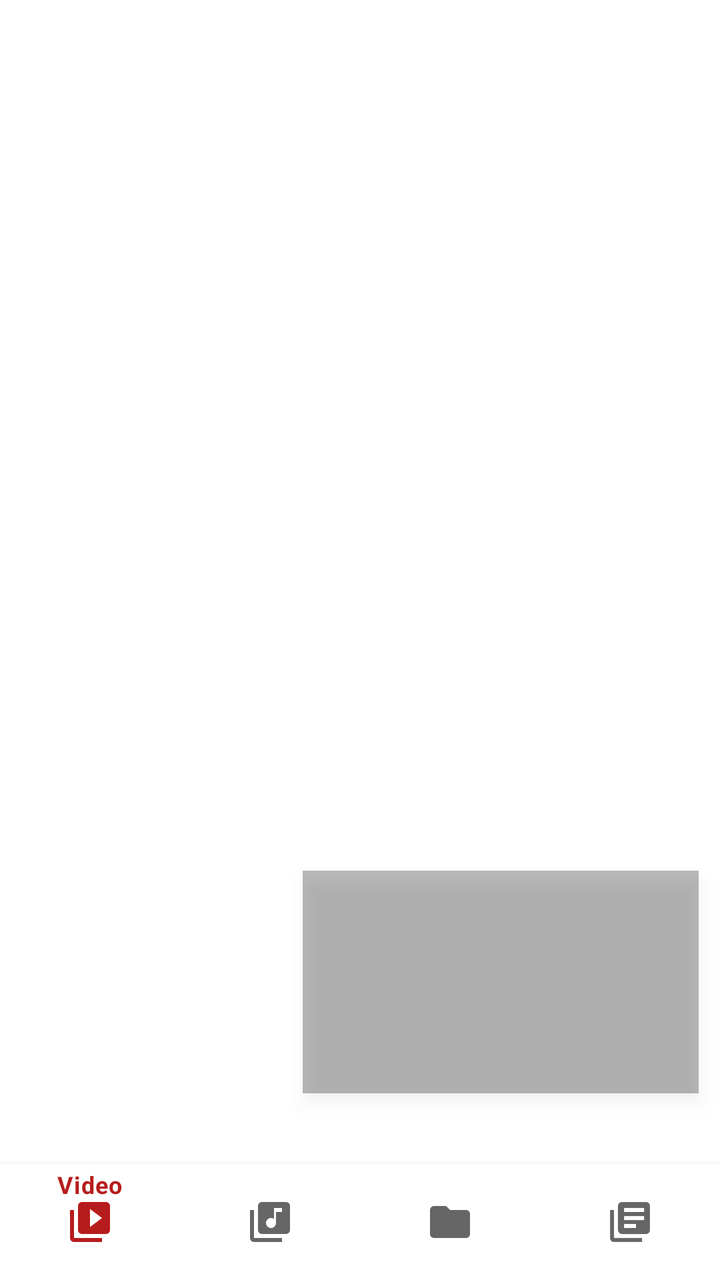
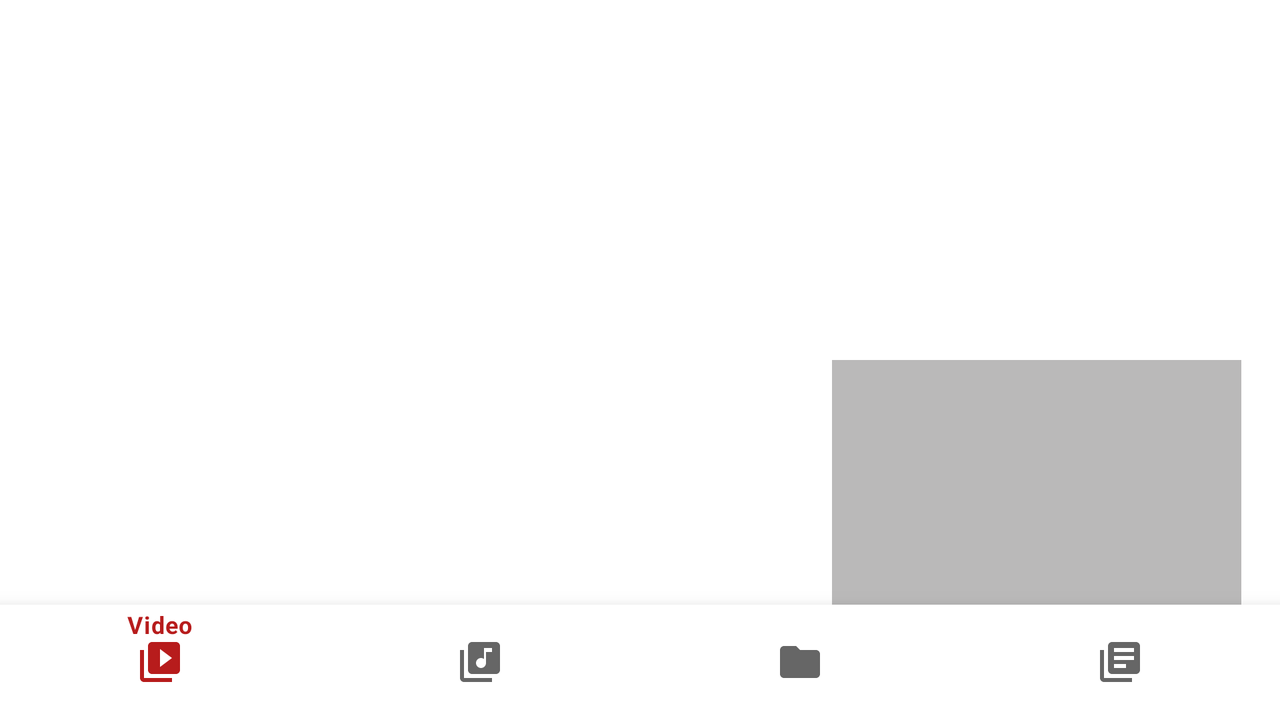

The same Android screen from two of the app's own layout files: first res/layout/ as a phone draws it, then the repository's variant for another configuration, drawn on a device whose configuration selects that folder. Both files follow.
<!-- AndroidManifest.xml: application theme Theme.PlayVideo -->
<!-- res/layout/activity_home.xml -->
<?xml version="1.0" encoding="utf-8"?>
<androidx.constraintlayout.widget.ConstraintLayout xmlns:android="http://schemas.android.com/apk/res/android"
    xmlns:app="http://schemas.android.com/apk/res-auto"
    xmlns:tools="http://schemas.android.com/tools"
    android:layout_width="match_parent"
    android:id="@+id/rootContainer"
    android:fitsSystemWindows="true"
    android:background="@color/background_color_dd"
    android:layout_height="match_parent"
    tools:context=".HomeActivity.Home">


  

    <FrameLayout
        android:id="@+id/frmHomeContainer"
        android:layout_width="0dp"
        android:layout_height="0dp"
        app:layout_constraintBottom_toTopOf="@id/bottomNavigation"
        app:layout_constraintEnd_toEndOf="parent"
        app:layout_constraintStart_toStartOf="parent"
        app:layout_constraintTop_toTopOf="parent" >
    </FrameLayout>



    <androidx.constraintlayout.widget.ConstraintLayout
        android:id="@+id/frmVideoContainer"
        android:layout_width="0dp"
        android:layout_height="0dp"
        android:alpha="1"
        android:elevation="5dp"
        app:layout_constraintDimensionRatio="h,16:9"
        app:layout_constraintEnd_toEndOf="@+id/guidelineMarginEnd"
        app:layout_constraintStart_toStartOf="@+id/guidelineVertical"
        app:layout_constraintTop_toBottomOf="@+id/guidelineHorizontal"
        android:layout_marginBottom="20dp"
        tools:background="@color/black_shedow"
        >



      <ImageButton
          style="@style/AppTheme.TransperentCircule.ImageButton"
          android:id="@+id/videoViewDismis"
          android:elevation="7dp"
          android:layout_width="wrap_content"
          android:layout_height="wrap_content"
          android:src="@drawable/ic_baseline_clear_24_white"
          app:layout_constraintRight_toRightOf="parent"
          app:layout_constraintTop_toTopOf="parent"
          android:layout_marginTop="0dp"
          android:visibility="invisible"
          android:layout_marginRight="0dp" />

    </androidx.constraintlayout.widget.ConstraintLayout>

  <androidx.constraintlayout.widget.ConstraintLayout
      android:layout_width="0dp"
      android:layout_height="0dp"
      android:background="@color/transperent"
      android:elevation="1dp"
      android:visibility="invisible"
      android:id="@+id/frm_audio_container"
      app:layout_constraintBottom_toTopOf="@+id/bottomNavigation"
      app:layout_constraintEnd_toEndOf="parent"
      app:layout_constraintStart_toStartOf="parent"
      app:layout_constraintTop_toBottomOf="@+id/guideLine_musicView" />

    <androidx.constraintlayout.widget.ConstraintLayout
        android:id="@+id/frmDetailsContainer"
        android:layout_width="0dp"
        android:layout_height="0dp"
        android:visibility="visible"
        android:elevation="1dp"
        app:layout_constraintBottom_toBottomOf="parent"
        app:layout_constraintEnd_toEndOf="parent"
        app:layout_constraintStart_toStartOf="parent"
        app:layout_constraintTop_toBottomOf="@+id/frmVideoContainer" />


  <androidx.constraintlayout.widget.Guideline
      android:id="@+id/guideLine_musicView"
      android:layout_width="wrap_content"
      android:layout_height="wrap_content"
      android:orientation="horizontal"
      app:layout_constraintGuide_percent="0.83" />

    <androidx.constraintlayout.widget.Guideline
        android:id="@+id/guidelineHorizontal"
        android:layout_width="wrap_content"
        android:layout_height="wrap_content"
        android:orientation="horizontal"
        app:layout_constraintGuide_percent="0.68" />

  <androidx.constraintlayout.widget.Guideline
      android:id="@+id/guidelineVertical"
      android:layout_width="wrap_content"
      android:layout_height="wrap_content"
      android:orientation="vertical"
      app:layout_constraintGuide_percent="0.42" />


    <View
        android:id="@+id/bottomBackground"
        android:layout_width="0dp"
        android:layout_height="0dp"
        app:layout_constraintBottom_toBottomOf="parent"
        app:layout_constraintLeft_toLeftOf="parent"
        app:layout_constraintRight_toRightOf="parent"
        app:layout_constraintTop_toBottomOf="@id/guidelineBottom" >
    </View>

  <com.google.android.material.bottomnavigation.BottomNavigationView
      android:id="@+id/bottomNavigation"
      android:layout_width="0dp"
      android:layout_height="0dp"
      android:elevation="0dp"
      android:background="@color/background_color_dd"
      android:theme="@style/BottomNavigationTheme"
      app:layout_constraintBottom_toBottomOf="parent"
      app:layout_constraintLeft_toLeftOf="parent"
      app:layout_constraintRight_toRightOf="parent"
      app:layout_constraintTop_toBottomOf="@id/guidelineBottom"
      app:menu="@menu/bottom_navigation_menu" />

    <androidx.constraintlayout.widget.Guideline
        android:id="@+id/guidelineBottom"
        android:layout_width="wrap_content"
        android:layout_height="wrap_content"
        android:orientation="horizontal"
        app:layout_constraintGuide_percent="0.91" />

    <androidx.constraintlayout.widget.Guideline
        android:id="@+id/guidelineMarginEnd"
        android:layout_width="wrap_content"
        android:layout_height="wrap_content"
        android:orientation="vertical"
        app:layout_constraintGuide_percent="0.97" />

  <androidx.constraintlayout.widget.Guideline
      android:id="@+id/guidelineMazinSearchView"
      android:layout_width="wrap_content"
      android:layout_height="wrap_content"
      android:orientation="horizontal"
      app:layout_constraintGuide_percent="1" />
  <androidx.constraintlayout.widget.ConstraintLayout
      android:id="@+id/searchViewContainer"
      android:layout_width="0dp"
      android:layout_height="0dp"
      app:layout_constraintStart_toStartOf="parent"
      app:layout_constraintEnd_toEndOf="parent"
      app:layout_constraintBottom_toBottomOf="parent"
      app:layout_constraintTop_toTopOf="@id/guidelineMazinSearchView"
      android:elevation="0dp"/>

</androidx.constraintlayout.widget.ConstraintLayout>
<!-- resources referenced by this layout -->
<resources>
  <color name="background_color_dd">#FFFFFF</color>
  <color name="black_shedow">#4D1C1A1A</color>
  <color name="transperent">#0000</color>
  <style name="AppTheme.TransperentCircule.ImageButton" parent="Widget.AppCompat.ImageButton">
          <item name="android:background">@drawable/btn_transperent_circel</item>
          <item name="android:padding">5dp</item>
      </style>
  <style name="BottomNavigationTheme" parent="Widget.Design.BottomNavigationView">
          <item name="colorPrimary">#B71C1C</item>
          <item name="background">@color/background_color_dd</item>
          <item name="color">#B71C1C</item>
      </style>
  
      //image round
  <style name="Theme.PlayVideo" parent="Theme.MaterialComponents.DayNight.NoActionBar">
          
          <item name="colorPrimary">@color/red</item>
          <item name="colorPrimaryVariant">@color/white</item>
          <item name="colorOnPrimary">@color/white</item>
          
          <item name="colorSecondary">@color/teal_200</item>
          <item name="colorSecondaryVariant">@color/teal_700</item>
          <item name="colorOnSecondary">@color/black</item>
          
  
          <item name="android:statusBarColor" tools:targetApi="lollipop">@color/white</item>
  
          
  
          <item name="android:windowLayoutInDisplayCutoutMode" tools:targetApi="o_mr1">shortEdges</item>
          <item name="android:windowTranslucentStatus" tools:targetApi="kitkat">true</item>
          <item name="android:windowTranslucentNavigation" tools:targetApi="kitkat">true</item>
  
      </style>
  <!-- drawable btn_transperent_circel (drawable) -->
  <?xml version="1.0" encoding="utf-8"?>
  <selector xmlns:android="http://schemas.android.com/apk/res/android">
      <item android:state_pressed="false">
          <shape android:shape="oval">
              <solid android:color="@color/transperent"/>
              <corners android:radius="1000dp"/>
              <stroke android:color="@color/transperent"/>
              <padding android:bottom="2dp" android:left="2dp" android:right="2dp" android:top="2dp"/>
          </shape>
      </item>
      <item android:state_pressed="true">
          <shape android:shape="oval">
              <solid android:color="@color/black_shedow"/>
              <corners android:radius="1000dp"/>
              <stroke android:color="@color/black_shedow"/>
              <padding android:bottom="2dp" android:left="2dp" android:right="2dp" android:top="2dp"/>
          </shape>
      </item>
  </selector>
  <color name="red">#FF1744</color>
  <color name="white">#FFFFFF</color>
  <color name="teal_200">@color/red_dark</color>
  <color name="teal_700">#FF018786</color>
  <color name="black">#212121</color>
  <color name="red_dark">#B71C1C</color>
</resources>
<!-- res/layout-land/activity_home.xml (the repository's variant of the layout above) -->
<!-- drawn on the phone turned sideways -->
<?xml version="1.0" encoding="utf-8"?>
<androidx.constraintlayout.widget.ConstraintLayout xmlns:android="http://schemas.android.com/apk/res/android"
    xmlns:app="http://schemas.android.com/apk/res-auto"
    xmlns:tools="http://schemas.android.com/tools"
    android:layout_width="match_parent"
    android:id="@+id/rootContainer"
    android:background="@color/background_color_dd"
    android:layout_height="match_parent"
    tools:context=".HomeActivity.Home">


  

    <FrameLayout
        android:id="@+id/frmHomeContainer"
        android:layout_width="0dp"
        android:layout_height="0dp"
        app:layout_constraintBottom_toTopOf="@id/bottomNavigation"
        app:layout_constraintEnd_toEndOf="parent"
        app:layout_constraintStart_toStartOf="parent"
        app:layout_constraintTop_toTopOf="parent" >
    </FrameLayout>













    <androidx.constraintlayout.widget.ConstraintLayout
        android:id="@+id/frmVideoContainer"
        android:layout_width="0dp"
        android:layout_height="0dp"
        android:alpha="1"
        android:elevation="0dp"
        app:layout_constraintEnd_toEndOf="@+id/guidelineMarginEnd"
        app:layout_constraintStart_toStartOf="@+id/guidelineVertical"
        app:layout_constraintTop_toBottomOf="@+id/guidelineHorizontal"
        app:layout_constraintBottom_toTopOf="@id/bottomNavigation"
        tools:background="@color/black_shedow"
        >



      <ImageButton
          style="@style/AppTheme.TransperentCircule.ImageButton"
          android:id="@+id/videoViewDismis"
          android:elevation="7dp"
          android:layout_width="wrap_content"
          android:layout_height="wrap_content"
          android:src="@drawable/ic_baseline_clear_24_white"
          app:layout_constraintRight_toRightOf="parent"
          app:layout_constraintTop_toTopOf="parent"
          android:layout_marginTop="0dp"
          android:visibility="invisible"
          android:layout_marginRight="0dp" />

    </androidx.constraintlayout.widget.ConstraintLayout>

  <androidx.constraintlayout.widget.ConstraintLayout
      android:layout_width="0dp"
      android:layout_height="0dp"
      android:background="@color/transperent"
      android:elevation="1dp"
      android:visibility="invisible"
      android:id="@+id/frm_audio_container"
      app:layout_constraintBottom_toTopOf="@+id/bottomNavigation"
      app:layout_constraintEnd_toEndOf="parent"
      app:layout_constraintStart_toStartOf="parent"
      app:layout_constraintTop_toBottomOf="@+id/guideLine_musicView" />

    <androidx.constraintlayout.widget.ConstraintLayout
        android:id="@+id/frmDetailsContainer"
        android:layout_width="0dp"
        android:layout_height="0dp"
        android:visibility="visible"
        app:layout_constraintBottom_toBottomOf="parent"
        app:layout_constraintEnd_toEndOf="parent"
        app:layout_constraintStart_toStartOf="parent"
        app:layout_constraintTop_toBottomOf="@+id/frmVideoContainer" />


  <androidx.constraintlayout.widget.Guideline
      android:id="@+id/guideLine_musicView"
      android:layout_width="wrap_content"
      android:layout_height="wrap_content"
      android:orientation="horizontal"
      app:layout_constraintGuide_percent="0.70" />

    <androidx.constraintlayout.widget.Guideline
        android:id="@+id/guidelineHorizontal"
        android:layout_width="wrap_content"
        android:layout_height="wrap_content"
        android:orientation="horizontal"
        app:layout_constraintGuide_percent="0.50" />

  <androidx.constraintlayout.widget.Guideline
      android:id="@+id/guidelineVertical"
      android:layout_width="wrap_content"
      android:layout_height="wrap_content"
      android:orientation="vertical"
      app:layout_constraintGuide_percent="0.65" />


    <View
        android:id="@+id/bottomBackground"
        android:layout_width="0dp"
        android:layout_height="0dp"
        app:layout_constraintBottom_toBottomOf="parent"
        app:layout_constraintLeft_toLeftOf="parent"
        app:layout_constraintRight_toRightOf="parent"
        app:layout_constraintTop_toBottomOf="@id/guidelineBottom" >
    </View>

  <com.google.android.material.bottomnavigation.BottomNavigationView
      android:id="@+id/bottomNavigation"
      android:layout_width="0dp"
      android:layout_height="0dp"
      android:elevation="0dp"
      android:background="@color/background_color_dd"
      android:theme="@style/BottomNavigationTheme"
      app:layout_constraintBottom_toBottomOf="parent"
      app:layout_constraintLeft_toLeftOf="parent"
      app:layout_constraintRight_toRightOf="parent"
      app:layout_constraintTop_toBottomOf="@id/guidelineBottom"
      app:menu="@menu/bottom_navigation_menu" />

    <androidx.constraintlayout.widget.Guideline
        android:id="@+id/guidelineBottom"
        android:layout_width="wrap_content"
        android:layout_height="wrap_content"
        android:orientation="horizontal"
        app:layout_constraintGuide_percent="0.84" />

    <androidx.constraintlayout.widget.Guideline
        android:id="@+id/guidelineMarginEnd"
        android:layout_width="wrap_content"
        android:layout_height="wrap_content"
        android:orientation="vertical"
        app:layout_constraintGuide_percent="0.97" />

  <androidx.constraintlayout.widget.Guideline
      android:id="@+id/guidelineMazinSearchView"
      android:layout_width="wrap_content"
      android:layout_height="wrap_content"
      android:orientation="horizontal"
      app:layout_constraintGuide_percent="1" />
  <androidx.constraintlayout.widget.ConstraintLayout
      android:id="@+id/searchViewContainer"
      android:layout_width="0dp"
      android:layout_height="0dp"
      app:layout_constraintStart_toStartOf="parent"
      app:layout_constraintEnd_toEndOf="parent"
      app:layout_constraintBottom_toBottomOf="parent"
      app:layout_constraintTop_toTopOf="@id/guidelineMazinSearchView"
      android:background="@color/black"
      android:elevation="4dp"/>

</androidx.constraintlayout.widget.ConstraintLayout>
<!-- resources referenced by the variant -->
<!-- as the phone turned sideways resolves them -->
<resources>
  <color name="background_color_dd">#FFFFFF</color>
  <color name="black">#212121</color>
  <color name="black_shedow">#4D1C1A1A</color>
  <color name="transperent">#0000</color>
  <style name="AppTheme.TransperentCircule.ImageButton" parent="Widget.AppCompat.ImageButton">
          <item name="android:background">@drawable/btn_transperent_circel</item>
          <item name="android:padding">5dp</item>
      </style>
  <style name="BottomNavigationTheme" parent="Widget.Design.BottomNavigationView">
          <item name="colorPrimary">#B71C1C</item>
          <item name="background">@color/background_color_dd</item>
          <item name="color">#B71C1C</item>
      </style>
  
      //image round
  <style name="Theme.PlayVideo" parent="Theme.MaterialComponents.DayNight.NoActionBar">
          
          <item name="colorPrimary">@color/red</item>
          <item name="colorPrimaryVariant">@color/white</item>
          <item name="colorOnPrimary">@color/white</item>
          
          <item name="colorSecondary">@color/teal_200</item>
          <item name="colorSecondaryVariant">@color/teal_700</item>
          <item name="colorOnSecondary">@color/black</item>
          
  
          <item name="android:statusBarColor" tools:targetApi="lollipop">@color/white</item>
  
          
  
          <item name="android:windowLayoutInDisplayCutoutMode" tools:targetApi="o_mr1">shortEdges</item>
          <item name="android:windowTranslucentStatus" tools:targetApi="kitkat">true</item>
          <item name="android:windowTranslucentNavigation" tools:targetApi="kitkat">true</item>
  
      </style>
  <!-- drawable btn_transperent_circel (drawable) -->
  <?xml version="1.0" encoding="utf-8"?>
  <selector xmlns:android="http://schemas.android.com/apk/res/android">
      <item android:state_pressed="false">
          <shape android:shape="oval">
              <solid android:color="@color/transperent"/>
              <corners android:radius="1000dp"/>
              <stroke android:color="@color/transperent"/>
              <padding android:bottom="2dp" android:left="2dp" android:right="2dp" android:top="2dp"/>
          </shape>
      </item>
      <item android:state_pressed="true">
          <shape android:shape="oval">
              <solid android:color="@color/black_shedow"/>
              <corners android:radius="1000dp"/>
              <stroke android:color="@color/black_shedow"/>
              <padding android:bottom="2dp" android:left="2dp" android:right="2dp" android:top="2dp"/>
          </shape>
      </item>
  </selector>
  <color name="red">#FF1744</color>
  <color name="white">#FFFFFF</color>
  <color name="teal_200">@color/red_dark</color>
  <color name="teal_700">#FF018786</color>
  <color name="red_dark">#B71C1C</color>
</resources>
